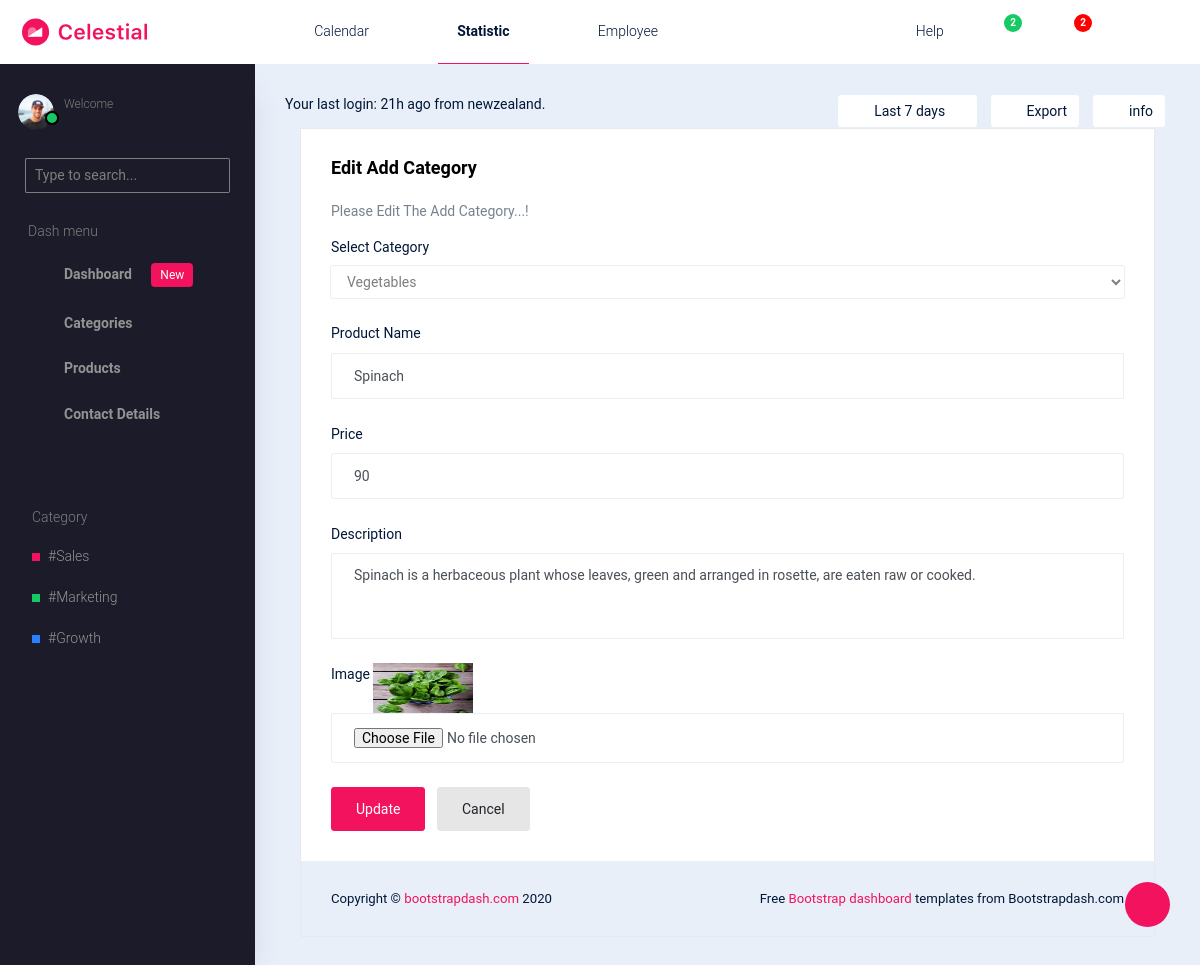
Screenshot of /Backend/edit_product/1/ with the database file from the repository.
### Backend/models.py (models this page shows)
class ProductDb(models.Model):
    Select_Category = models.CharField(max_length=100,null=True,blank=True)
    Product_Name = models.CharField(max_length=100,null=True,blank=True)
    Price = models.IntegerField(max_length=100,null=True,blank=True)
    Description = models.CharField(max_length=100, null=True, blank=True)
    Product_Image = models.ImageField(upload_to="Product_Images", null=True, blank=True)

### Backend/views.py (the view)
# urls.py: path('edit_product/<int:productid>/',views.edit_product,name="edit_product"),
def edit_product(request,productid):
    data = ProductDb.objects.get(id=productid)
    cat = CategoryDb.objects.all()
    return render(request,"Edit_Product.html", {'data':data, 'cat':cat})

### Backend/templates/Edit_Product.html (shortened to what this page needs)
<!DOCTYPE html>
{% extends 'index.html' %}
{% block content %}
<html lang="en">
<head>
</head>
<body>
<div class="col-12 grid-margin stretch-card">
              <div class="card">
                <div class="card-body">
                  <h4 class="card-title">Edit Add Category</h4>
                  <p class="card-description">
                    Please Edit The Add Category...!
                  </p>
                  <form class="forms-sample" method="post" action="{% url 'update_product' productid=data.id %}" enctype="multipart/form-data">
                    <div class="form-group">
                      <label for="exampleInputName1">Select Category</label>
                      <select class="form-control" name="sel_category">
                          <option>{{data.Select_Category}}</option>
                      </select>
                      </div>
                    <div class="form-group">
                      <label for="exampleInputName1">Product Name </label>
                      <input type="text" class="form-control" id="exampleInputName1" placeholder="Name" name="name" value="{{data.Product_Name}}">
                    </div>
                     <div class="form-group">
                      <label for="exampleInputName1">Price </label>
                      <input type="number" class="form-control" id="exampleInputName1" placeholder="Price" name="price" value="{{data.Price}}">
                    </div>
                     <div class="form-group">
                      <label for="exampleTextarea1">Description</label>
                      <textarea class="form-control" id="exampleTextarea1" rows="4"  name="description">{{data.Description}}</textarea>
                    </div>
                    <div class="form-group">
                      <label for="exampleInputName1">Image</label>
                        <img src="{{data.Product_Image.url}}" width="100px" height="50px" >
                      <input type="file" class="form-control" name="pr_image">
                    </div>
                    <button type="submit" class="btn btn-primary mr-2">Update</button>
                    <button class="btn btn-light">Cancel</button>
</body>
</html>
{% endblock %}

### rows the page displays
ProductDb: sel_category "Vegetables", name "Spinach", price "90", description "Spinach is a herbaceous plant whose leaves, green and arranged in rosette, are eaten raw or cooked.", Product_Image (picture)
